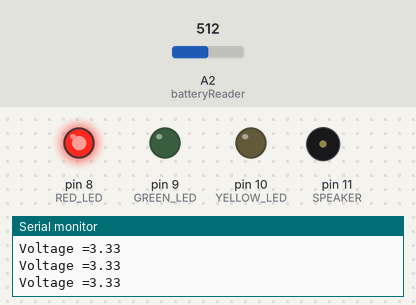
A sketch run on a simulated Arduino Uno, built with avr-gcc and run on an emulated ATmega328P. Parts: output pins drawn as LEDs (lit = HIGH), buzzer (waves = sounding, pin HIGH), the last lines printed to the serial monitor. Inputs (shaded band) come from the test bench; at power-on: A2 (batteryReader) = 512.

Above: at 1.2 s.
1.3 s: A2 (batteryReader) set to 761
2.8 s: A2 (batteryReader) set to 776
At 4.0 s:
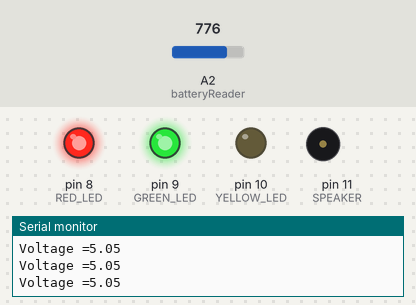
4.3 s: A2 (batteryReader) set to 835
5.8 s: A2 (batteryReader) set to 861
At 6.9 s:
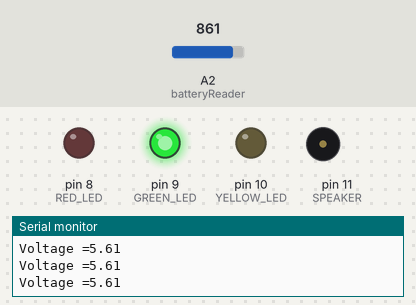
7.3 s: A2 (batteryReader) set to 716
At 8.0 s:
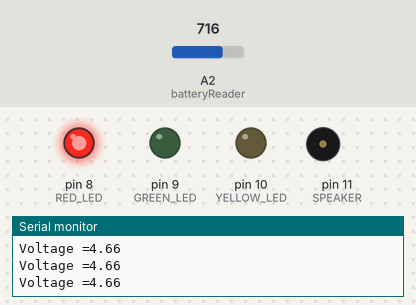
10.3 s: A2 (batteryReader) set to 900
At 11.3 s:
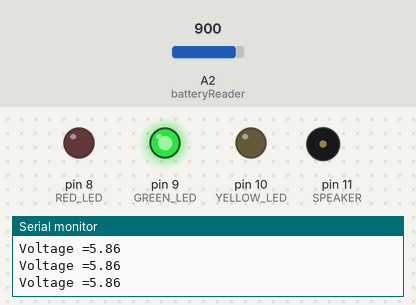
Timing chart, 0 to 13.3 s (numbered marks = the images above; inputs shaded):
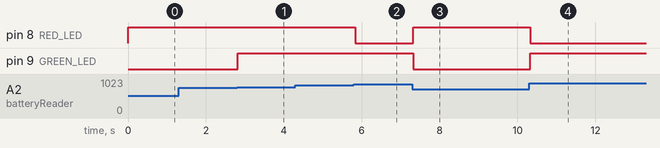

Measured:
- the behaviour switches between 768 and 769 on A2 (batteryReader) (found by bisection; images 0 and 1)
- the behaviour switches between 844 and 845 on A2 (batteryReader) (found by bisection; images 1 and 2)
- after the input at 2.8 s, pin 9 (GREEN_LED): LOW → HIGH at once
- after the input at 5.8 s, pin 8 (RED_LED): HIGH → LOW at once
- after the input at 7.3 s, pin 8 (RED_LED): LOW → HIGH at once; pin 9 (GREEN_LED): HIGH → LOW at once
- after the input at 10.3 s, pin 8 (RED_LED): HIGH → LOW at once; pin 9 (GREEN_LED): LOW → HIGH at once

The sketch:

challenge6.ino
```cpp
#define batteryReader A2
#define YELLOW_LED 10
#define GREEN_LED 9
#define SPEAKER 11
#define RED_LED 8

int value = 0;
int brightness = 0;
float voltage;
float R2 = 300;
float R1 = 100;

#define M1CTL 5
#define M1A 8
#define M1B 7

#define M2CTL 9
#define M2A 4
#define M2B 2

struct color {int val; int mag;};


unsigned long time_now;
void setup() {
  pinMode(YELLOW_LED, OUTPUT);
  pinMode(GREEN_LED, OUTPUT);
  pinMode(RED_LED, OUTPUT);
  pinMode(SPEAKER, OUTPUT);
  pinMode(batteryReader, INPUT);

  // pinMode(M1A, OUTPUT);
  // pinMode(M1B, OUTPUT);
  // pinMode(M1CTL, OUTPUT);
  // digitalWrite(M1CTL, LOW);
  // digitalWrite(M1A, LOW);
  // digitalWrite(M1B, LOW);
  Serial.begin(9600);

  //Read the battery
  batteryRead();

}

void loop() {
  //Serial.println(analogRead(A0));
  //Serial.println(findColor());
  color val;
  // //forward(100, 100);
  // val.mag = getColor();
  // val.val = findColor();
  // //Serial.println(val.mag);
  // followBlue(val);
  // delayCheck(1000);

  batteryRead();
}

void delayCheck(int delay) {
  int time_now = millis();
  //perform all checks in this loop
  while (millis() < (time_now + delay)) {


  }
  return;
}

// void findBlue(color ref1, color ref2, bool left) {
//   color curr;
//   curr.val = 1;
//   curr.mag = getColor();
//   if ((curr.mag - ref1.mag)/10 < (ref2.mag - ref1.mag)/10) {
//     if (left) {
//       pivot_L(100, 100);
//       findBlue(ref1, curr, left);
//     } else
//       pivot_R(100, 100);
//   } else {
//     if (left)
//       pivot_R(100, 100);
//     else
//       pivot_L(100, 100);
//   }
//   findBlue(ref1, curr, left);


// }

void followRed(color reference) {
  if (reference.val)
    return;
  digitalWrite(12, HIGH);
  digitalWrite(13, LOW);
  delayCheck(100);
  int col = reference.mag - getColor();
  Serial.println(col);
  while (col < 10 && col > -10) {
    //skkkrrrrrrrrtttt
    forward(100, 100);
    col = reference.mag - getColor();
  }


  stop();
}

void followBlue(color reference) {
  if (reference.val != 2)
    return;
  digitalWrite(12, LOW);
  digitalWrite(13, HIGH);
  delayCheck(100);
  int col = reference.mag - getColor();
  Serial.println(col);
  while (col < 10 && col > -10) {
    //skkkrrrrrrrrtttt
    forward(100, 100);
    col = reference.mag - getColor();
  }
  while(findColor() != 2)
    pivot_L(100, 100);
  stop();
}

// returns 0 for red, 1 for yellow, 2 for blue, 3 for black
int findColor() {
  int color;
  bool red;
  digitalWrite(12, HIGH);
  digitalWrite(13, LOW);
  delayCheck(100);
  color = getColor();
  //Serial.println(color);
  if (280 > color)
    red = true;
  else
    red = false;


  digitalWrite(13, HIGH);
  digitalWrite(12, LOW);
  delayCheck(100);
  color = getColor();
  //Serial.println(color);
  if (color > 540 && color < 600)
    return 2;
  else if (color < 540 && red)
    return 1;
  else if (red)
    return 0;
  else
    return 3;
}

void batteryRead() {
  //if (millis() % 1000 == 0) {
  voltage = analogRead(batteryReader) * (5.0/1024)*((R1 + R2)/R2);
  Serial.print("Voltage =");
  Serial.println(voltage);
  //map battery into values from 0 to 255
  // brightness = map(value, 3, 6.4, 0, 255);
  // analogWrite(GREEN_LED, brightness);

  if (voltage <= 5) {
    digitalWrite(GREEN_LED, LOW);
    digitalWrite(RED_LED, HIGH);
  }
  else if (voltage <= 5.5) {
    digitalWrite(GREEN_LED, HIGH);
    digitalWrite(RED_LED, HIGH);
  }
  else {
    digitalWrite(GREEN_LED, HIGH);
    digitalWrite(RED_LED, LOW);
  }
}


int getColor() {
  return analogRead(A0);
}

//p is out of 255
void forward(int p, int ms) {
  // Set forward direction
  digitalWrite(M1B, LOW);
  digitalWrite(M1A, HIGH);
  digitalWrite(M2B, LOW);
  digitalWrite(M2A, HIGH);

  // Turn motor on
  analogWrite(M1CTL, p);
  analogWrite(M2CTL, p);
  delay(ms);
  analogWrite(M1CTL, 0);
  analogWrite(M2CTL, 0);
}

void backward(int p, int ms) {
  // Set backward direction
  digitalWrite(M1A, LOW);
  digitalWrite(M1B, HIGH);
  digitalWrite(M2A, LOW);
  digitalWrite(M2B, HIGH);

  // Turn motor on
  analogWrite(M1CTL, p);
  analogWrite(M2CTL, p);
  delay(ms);
  analogWrite(M1CTL, 0);
  analogWrite(M2CTL, 0);
}

void crank90_R() {
  pivot_R(77, 1000);
}

void crank90_L() {
  pivot_L(77, 1000);
}

void turn_L(int p, int ms) {
   // Set backward direction
  digitalWrite(M1B, LOW);
  digitalWrite(M1A, HIGH);
  digitalWrite(M2B, LOW);
  digitalWrite(M2A, HIGH);

  analogWrite(M1CTL, p);
  analogWrite(M2CTL, p/2);
  delay(ms);
  analogWrite(M1CTL, 0);
  analogWrite(M2CTL, 0);
}

void turn_R(int p, int ms) {
   // Set backward direction
  digitalWrite(M1B, LOW);
  digitalWrite(M1A, HIGH);
  digitalWrite(M2B, LOW);
  digitalWrite(M2A, HIGH);

  analogWrite(M1CTL, p / 2);
  analogWrite(M2CTL, p);
  delay(ms);
  analogWrite(M1CTL, 0);
  analogWrite(M2CTL, 0);
}

void pivot_R(int p, int ms) {
   // Set backward direction
  digitalWrite(M1B, LOW);
  digitalWrite(M1A, HIGH);
  digitalWrite(M2A, LOW);
  digitalWrite(M2B, HIGH);

  analogWrite(M1CTL, p);
  analogWrite(M2CTL, p);
  delay(ms);
  analogWrite(M1CTL, 0);
  analogWrite(M2CTL, 0);
}

void pivot_L(int p, int ms) {
   // Set backward direction
  digitalWrite(M1A, LOW);
  digitalWrite(M1B, HIGH);
  digitalWrite(M2B, LOW);
  digitalWrite(M2A, HIGH);

  analogWrite(M1CTL, p);
  analogWrite(M2CTL, p);
  delay(ms);
  analogWrite(M1CTL, 0);
  analogWrite(M2CTL, 0);
}

void stop() {
  digitalWrite(M1A, LOW);
  digitalWrite(M1B, LOW);
  digitalWrite(M2B, LOW);
  digitalWrite(M2A, LOW);

  digitalWrite(M1CTL, 0);
  digitalWrite(M2CTL, 0);
}
```
